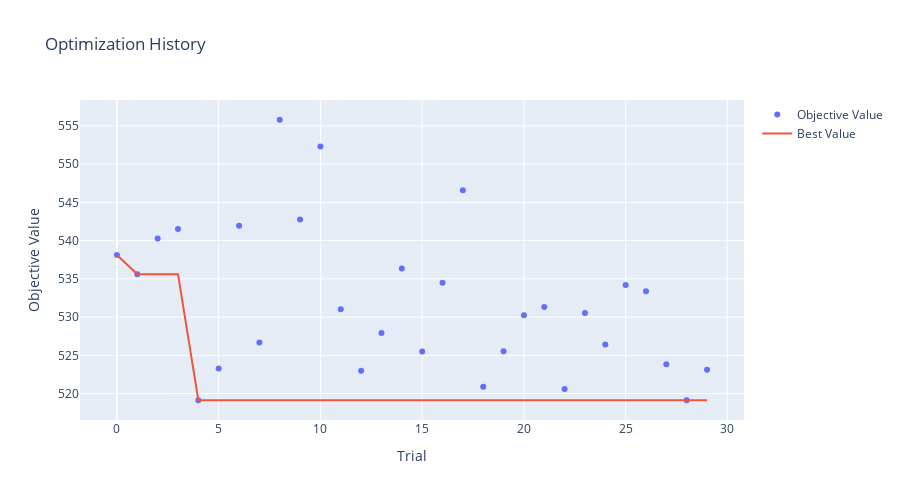
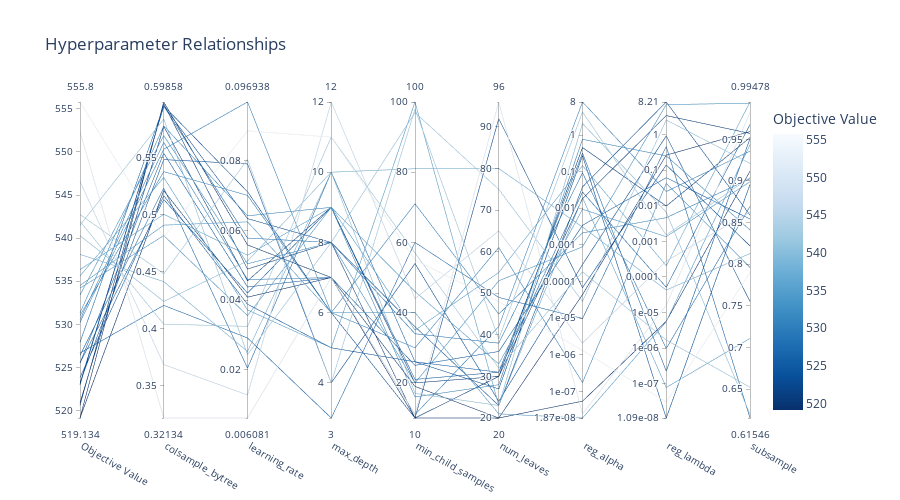
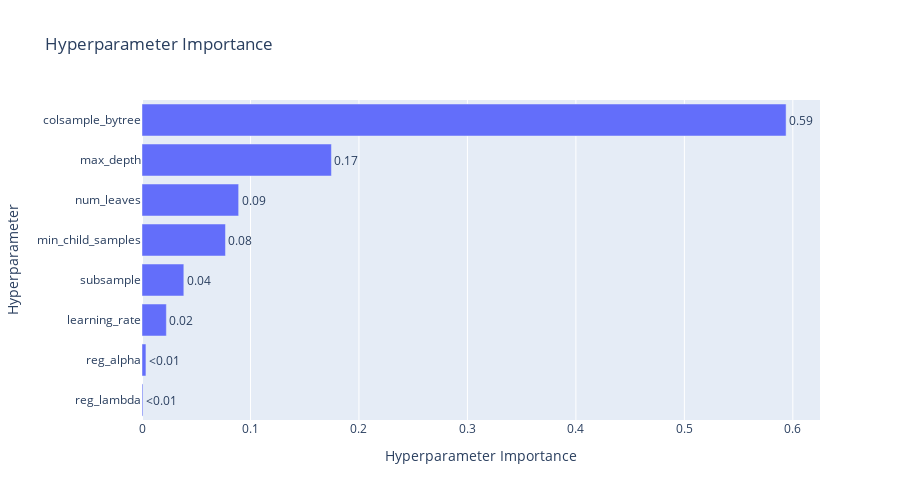

Notebook source saved alongside these figures, in order:
### Markdown cell above
## 8. Optuna Analysis
Visualizing the optimization history and parameter importance to understand what drives model performance.

### Code cell
# 1. Optimization History
fig = plot_optimization_history(study)
fig.update_layout(title=f'Optimization History', width=900, height=500)
fig.show()

# 2. Parallel Coordinates (Hyperparameter interactions)
fig = plot_parallel_coordinate(study)
fig.update_layout(title=f'Hyperparameter Relationships', width=900, height=500)
fig.show()

# 3. Parameter Importance
try:
    fig = plot_param_importances(study)
    fig.update_layout(title=f'Hyperparameter Importance', width=900, height=500)
    fig.show()
except Exception as e:
    print(f'Could not plot parameter importance: {e}')

### Figure 1 — Plotly figure (JSON) as saved in the notebook; plotly's stock layout.template omitted (floating-point values rounded to 4 significant figures)
{"data": [{"mode": "markers", "name": "Objective Value", "type": "scatter", "x": [0, 1, 2, 3, 4, 5, 6, 7, 8, 9, 10, 11, 12, 13, 14, 15, 16, 17, 18, 19, 20, 21, 22, 23, 24, 25, 26, 27, 28, 29], "y": [538.1, 535.6, 540.3, 541.5, 519.1, 523.3, 541.9, 526.7, 555.8, 542.7, 552.3, 531.0, 523.0, 527.9, 536.3, 525.5, 534.5, 546.6, 520.9, 525.5, 530.2, 531.3, 520.6, 530.6, 526.4, 534.2, 533.4, 523.8, 519.1, 523.1]}, {"mode": "lines", "name": "Best Value", "type": "scatter", "x": [0, 1, 2, 3, 4, 5, 6, 7, 8, 9, 10, 11, 12, 13, 14, 15, 16, 17, 18, 19, 20, 21, 22, 23, 24, 25, 26, 27, 28, 29], "y": [538.1, 535.6, 535.6, 535.6, 519.1, 519.1, 519.1, 519.1, 519.1, 519.1, 519.1, 519.1, 519.1, 519.1, 519.1, 519.1, 519.1, 519.1, 519.1, 519.1, 519.1, 519.1, 519.1, 519.1, 519.1, 519.1, 519.1, 519.1, 519.1, 519.1]}, {"marker": {"color": "#cccccc"}, "mode": "markers", "name": "Infeasible Trial", "showlegend": false, "type": "scatter", "x": [], "y": []}], "layout": {"height": 500, "title": {"text": "Optimization History"}, "width": 900, "xaxis": {"title": {"text": "Trial"}}, "yaxis": {"title": {"text": "Objective Value"}}}}

### Figure 2 — Plotly figure (JSON) as saved in the notebook; plotly's stock layout.template omitted (floating-point values rounded to 4 significant figures)
{"data": [{"dimensions": [{"label": "Objective Value", "range": [519.1, 555.8], "values": [538.1, 535.6, 540.3, 541.5, 519.1, 523.3, 541.9, 526.7, 555.8, 542.7, 552.3, 531.0, 523.0, 527.9, 536.3, 525.5, 534.5, 546.6, 520.9, 525.5, 530.2, 531.3, 520.6, 530.6, 526.4, 534.2, 533.4, 523.8, 519.1, 523.1]}, {"label": "colsample_bytree", "range": [0.3213, 0.5986], "values": [0.441, 0.5323, 0.4236, 0.5836, 0.5209, 0.548, 0.4037, 0.4202, 0.48, 0.4479, 0.3213, 0.5375, 0.595, 0.5951, 0.5001, 0.5536, 0.4906, 0.3682, 0.5772, 0.5131, 0.5571, 0.5776, 0.5971, 0.5631, 0.523, 0.4814, 0.5692, 0.5164, 0.5986, 0.5951]}, {"label": "learning_rate", "range": [0.006081, 0.09694], "values": [0.02521, 0.03715, 0.05124, 0.02432, 0.04082, 0.07914, 0.03243, 0.02909, 0.08863, 0.08038, 0.006081, 0.0701, 0.0634, 0.05781, 0.05289, 0.04375, 0.06247, 0.01271, 0.04551, 0.04202, 0.09694, 0.06422, 0.04889, 0.04589, 0.02042, 0.03553, 0.05042, 0.03879, 0.05585, 0.07115]}, {"label": "max_depth", "range": [3, 12], "values": [10, 5, 10, 8, 7, 4, 11, 3, 11, 4, 7, 6, 8, 8, 9, 7, 6, 12, 9, 9, 6, 9, 8, 7, 10, 9, 8, 5, 7, 6]}, {"label": "min_child_samples", "range": [10, 100], "values": [81, 100, 17, 97, 19, 54, 57, 60, 55, 98, 11, 30, 36, 34, 35, 25, 40, 44, 20, 21, 71, 16, 10, 11, 26, 46, 20, 26, 10, 10]}, {"label": "num_leaves", "range": [20, 96], "values": [80, 23, 23, 75, 20, 24, 32, 49, 48, 39, 96, 61, 23, 38, 55, 36, 21, 65, 30, 31, 45, 28, 30, 42, 31, 33, 53, 27, 20, 92]}, {"label": "reg_alpha", "range": [-7.729, 0.9032], "ticktext": ["1.87e-08", "1e-07", "1e-06", "1e-05", "0.0001", "0.001", "0.01", "0.1", "1", "8"], "tickvals": [-7.729, -7, -6, -5, -4, -3, -2, -1, 0, 0.9032], "values": [-2.513, -1.709, 0.3165, -4.544, -7.269, -3.536, -3.734, -5.009, -5.884, 0.6295, -7.615, -6.76, -1.416, -1.029, -0.8349, -2.465, -7.729, -5.681, -0.3405, -0.4941, -2.672, -0.1149, -1.737, 0.9032, -1.556, -2.027, -3.052, -0.562, -4.359, -4.168]}, {"label": "reg_lambda", "range": [-7.962, 0.9145], "ticktext": ["1.09e-08", "1e-07", "1e-06", "1e-05", "0.0001", "0.001", "0.01", "0.1", "1", "8.21"], "tickvals": [-7.962, -7, -6, -5, -4, -3, -2, -1, 0, 0.9145], "values": [-4.368, -7.104, -2.182, 0.4093, -5.245, -0.03754, -5.772, -0.3346, -7.511, -2.82, -4.794, -1.372, 0.9145, -6.008, -3.686, -1.211, -5.255, -3.554, -2.009, -6.646, -2.335, -0.5986, 0.5325, -1.601, -4.29, -2.87, 0.8429, -7.962, -0.5777, -0.8538]}, {"label": "subsample", "range": [0.6155, 0.9948], "values": [0.8129, 0.711, 0.6197, 0.9211, 0.9118, 0.7554, 0.6524, 0.6155, 0.7901, 0.904, 0.9819, 0.7962, 0.8591, 0.8694, 0.9948, 0.8543, 0.9434, 0.8628, 0.9522, 0.9509, 0.9027, 0.8412, 0.9571, 0.9358, 0.9679, 0.8991, 0.9932, 0.8958, 0.9593, 0.8221]}], "labelangle": 30, "labelside": "bottom", "line": {"color": [538.1, 535.6, 540.3, 541.5, 519.1, 523.3, 541.9, 526.7, 555.8, 542.7, 552.3, 531.0, 523.0, 527.9, 536.3, 525.5, 534.5, 546.6, 520.9, 525.5, 530.2, 531.3, 520.6, 530.6, 526.4, 534.2, 533.4, 523.8, 519.1, 523.1], "colorbar": {"title": {"text": "Objective Value"}}, "colorscale": [[0, "rgb(247,251,255)"], [0.125, "rgb(222,235,247)"], [0.25, "rgb(198,219,239)"], [0.375, "rgb(158,202,225)"], [0.5, "rgb(107,174,214)"], [0.625, "rgb(66,146,198)"], [0.75, "rgb(33,113,181)"], [0.875, "rgb(8,81,156)"], [1, "rgb(8,48,107)"]], "reversescale": true, "showscale": true}, "type": "parcoords"}], "layout": {"height": 500, "title": {"text": "Hyperparameter Relationships"}, "width": 900}}

### Figure 3 — Plotly figure (JSON) as saved in the notebook; plotly's stock layout.template omitted (floating-point values rounded to 4 significant figures)
{"data": [{"cliponaxis": false, "hovertemplate": ["reg_lambda (FloatDistribution): 0.0008709041126568435<extra></extra>", "reg_alpha (FloatDistribution): 0.0036330117869771664<extra></extra>", "learning_rate (FloatDistribution): 0.022467360746045016<extra></extra>", "subsample (FloatDistribution): 0.03856147504278094<extra></extra>", "min_child_samples (IntDistribution): 0.0769487539092515<extra></extra>", "num_leaves (IntDistribution): 0.08909681750320358<extra></extra>", "max_depth (IntDistribution): 0.17463582339885783<extra></extra>", "colsample_bytree (FloatDistribution): 0.5937858535002272<extra></extra>"], "name": "Objective Value", "orientation": "h", "text": ["<0.01", "<0.01", "0.02", "0.04", "0.08", "0.09", "0.17", "0.59"], "textposition": "outside", "type": "bar", "x": [0.0008709, 0.003633, 0.02247, 0.03856, 0.07695, 0.0891, 0.1746, 0.5938], "y": ["reg_lambda", "reg_alpha", "learning_rate", "subsample", "min_child_samples", "num_leaves", "max_depth", "colsample_bytree"]}], "layout": {"height": 500, "title": {"text": "Hyperparameter Importance"}, "width": 900, "xaxis": {"title": {"text": "Hyperparameter Importance"}}, "yaxis": {"title": {"text": "Hyperparameter"}}}}
